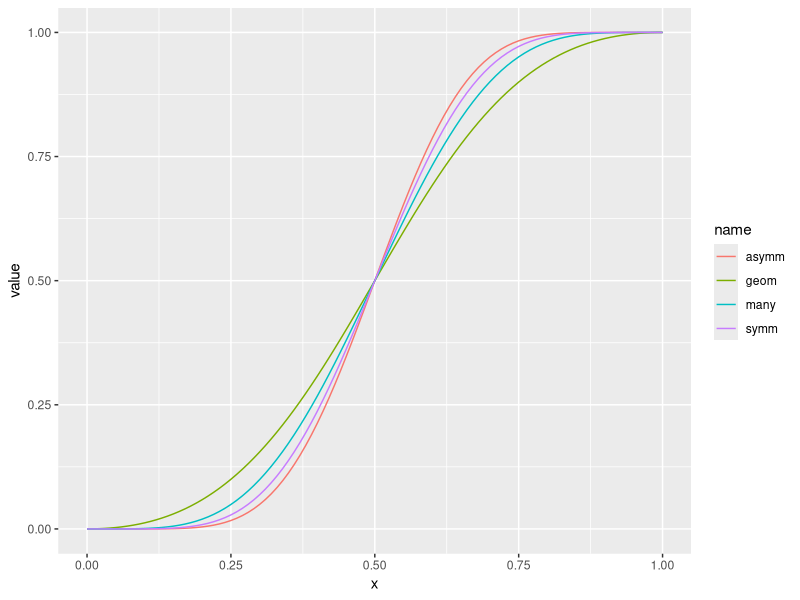

Write R code to recreate this figure.
require(tidyverse)

x <- seq(from = 0, to = 1, by = 0.01)
pool <- tibble(x = x) |>
  mutate(symm = pnorm(2*qnorm(x, 0, sqrt(2)),0,1)) |>
  mutate(asymm = pnorm(qnorm(x, 0, sqrt(2)) + qnorm(x, 0, sqrt(3)),0,1)) |>
  mutate(many = pnorm(2*qnorm(x, 0, sqrt(3)),0,sqrt(2))) |>
  mutate(geom = x^2 / (x^2 + (1-x)^2))

pool_plot <- pool |>
  pivot_longer(cols = symm:geom)

ggplot(pool_plot) + 
  geom_line(aes(x = x, y = value, color = name))
  


